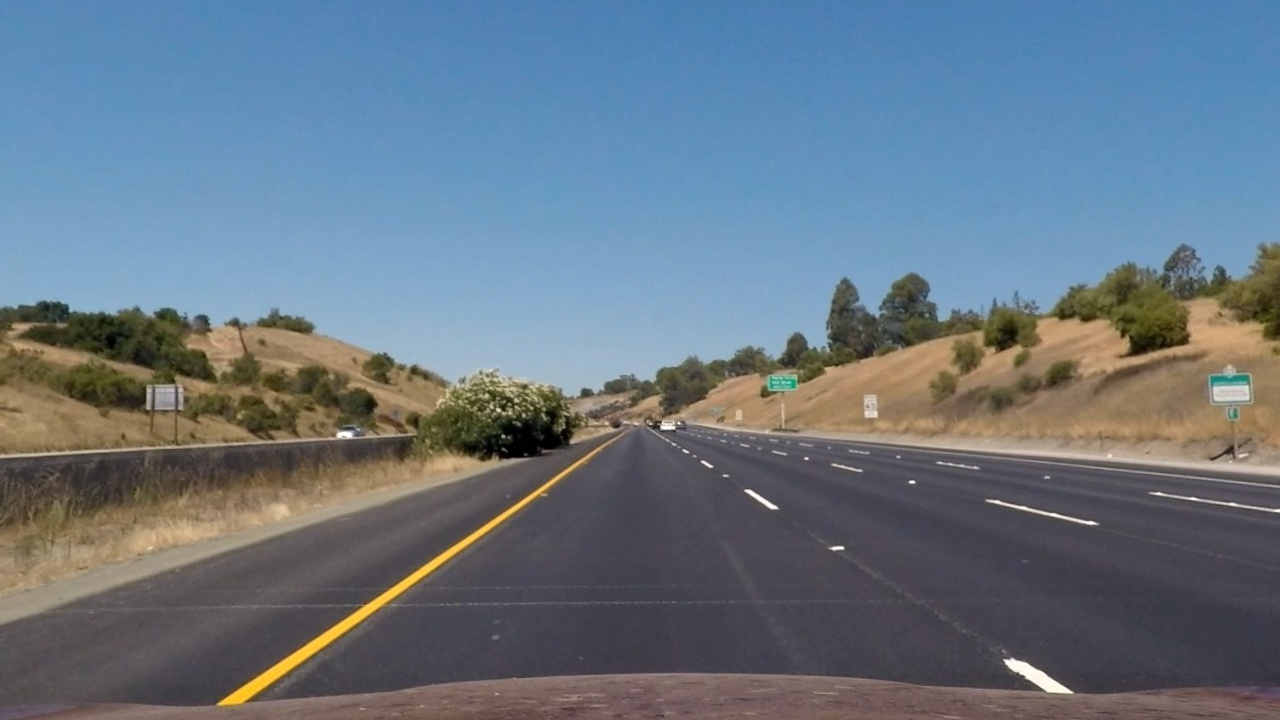
#> input picture output_images/straight_lines1_undist.jpg, 1280 x 720 px
$ python warp.py
#> lines starting #> are read from the running program, lines starting #| are printed output that depends on the picture
#!/usr/bin/env python3
# -*- coding: utf-8 -*-
"""
Created on Sat Feb 18 19:16:59 2017

@author: alpha
"""

import cv2
import numpy as np
import matplotlib.pyplot as plt

class WarpPerspective(object):

    def __init__(self, src=None, dst=None, img_size=(1280, 720)):
        self.img_size = img_size
        if src is None or dst is None:
            self.src = np.float32(
                [[(img_size[0] / 2) - 68, img_size[1] / 2 + 90],
                 [0, img_size[1]],
                 [img_size[0], img_size[1]],
                 [(img_size[0] / 2) + 62, img_size[1] / 2 + 90]])
            self.dst = np.float32(
                [[img_size[0] / 8, 0],
                 [img_size[0] / 8, img_size[1]],
                 [img_size[0] * 7/8, img_size[1]],
                 [img_size[0] * 7/8, 0]])
        else:
            self.src = np.float32(src)
            self.dst = np.float32(dst)
        # Calculate transform matrix and inverse matrix
        self.M = cv2.getPerspectiveTransform(self.src, self.dst)
        self.M_inv = cv2.getPerspectiveTransform(self.dst, self.src)

    def warp(self, img):
        '''Warp an image from perspective view to bird view.'''
        assert (img.shape[1], img.shape[0]) == self.img_size, 'Invalid image shape.'
        return cv2.warpPerspective(img, self.M, self.img_size)

    def warp_inv(self, img):
        '''Warp inversely an image from bird view to perspective view.'''
        assert (img.shape[1], img.shape[0]) == self.img_size, 'Invalid image shape.'
        return cv2.warpPerspective(img, self.M_inv, self.img_size)


if __name__ == '__main__':
    img = plt.imread('../output_images/straight_lines1_undist.jpg')
#> img is the input picture: shape (720, 1280, 3); mean R, G, B 103.6, 118.3, 131.6
    wp = WarpPerspective()
    warped = wp.warp(img)
#> in warp, `return cv2.warpPerspective(img, self.M, self.img_size)`:
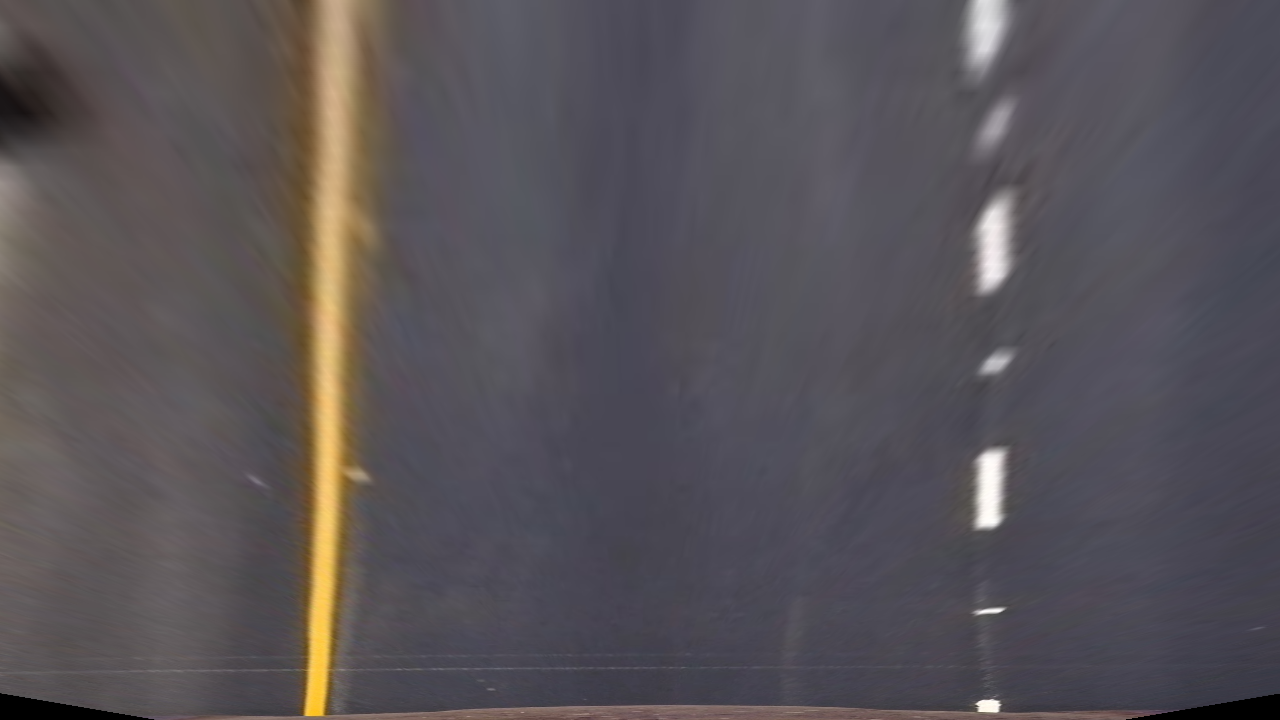
#> returned value: shape (720, 1280, 3); mean of channels 0, 1, 2 88, 83.1, 87.4; drawn as R, G, B
    plt.figure(figsize=(12, 4), dpi=100)
    plt.subplot(1, 2, 1)
    plt.imshow(img)
    plt.title('Undistorted Image')
    plt.subplot(1, 2, 2)
    plt.imshow(warped)
    plt.title('Warped Image')
    plt.savefig('../warp_example.jpg')
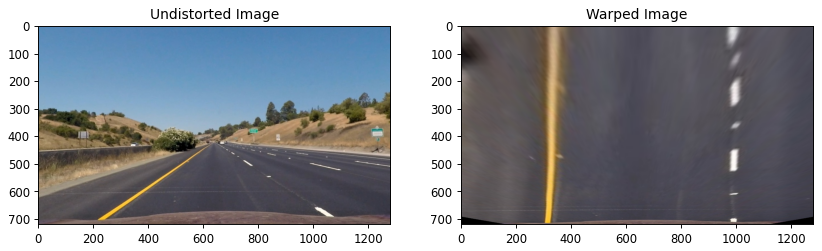
#> figure drawn by matplotlib, 2 panels

$ run again, with output_images/straight_lines2_undist.jpg copied over output_images/straight_lines1_undist.jpg
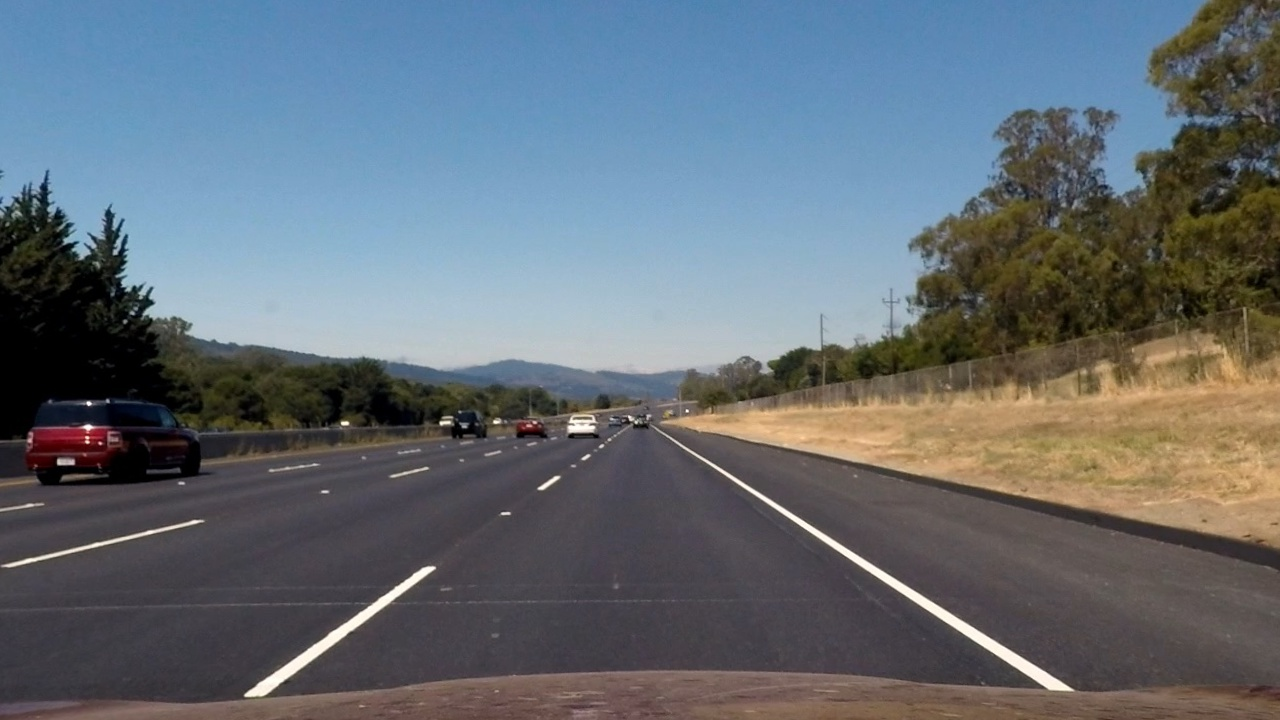
#> input picture output_images/straight_lines2_undist.jpg, 1280 x 720 px
#> img is the input picture: shape (720, 1280, 3); mean R, G, B 100.4, 109.1, 116.7
#> in warp, `return cv2.warpPerspective(img, self.M, self.img_size)`:
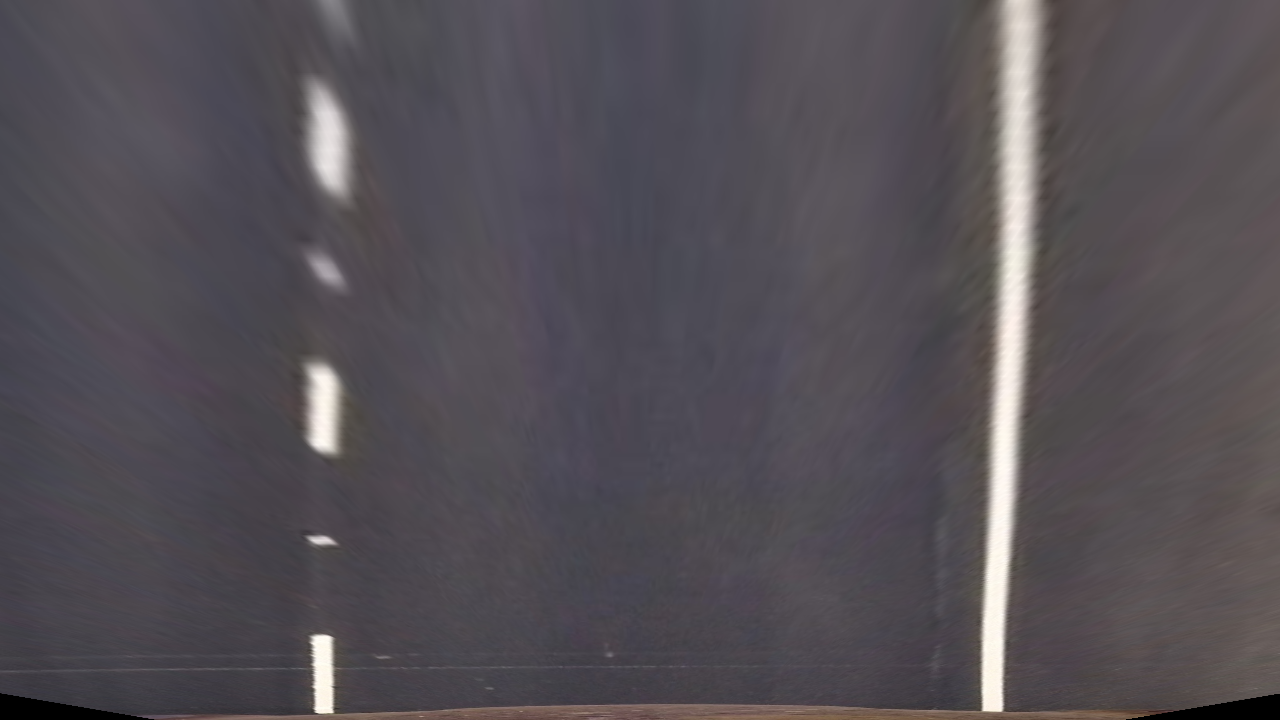
#> returned value: shape (720, 1280, 3); mean of channels 0, 1, 2 84.4, 79.6, 85.5; drawn as R, G, B
#> `plt.savefig('../warp_example.jpg')`:
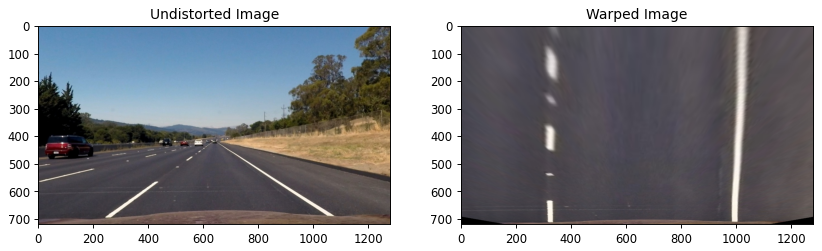
#> figure drawn by matplotlib, 2 panels

$ run again, with output_images/test1_undist.jpg copied over output_images/straight_lines1_undist.jpg
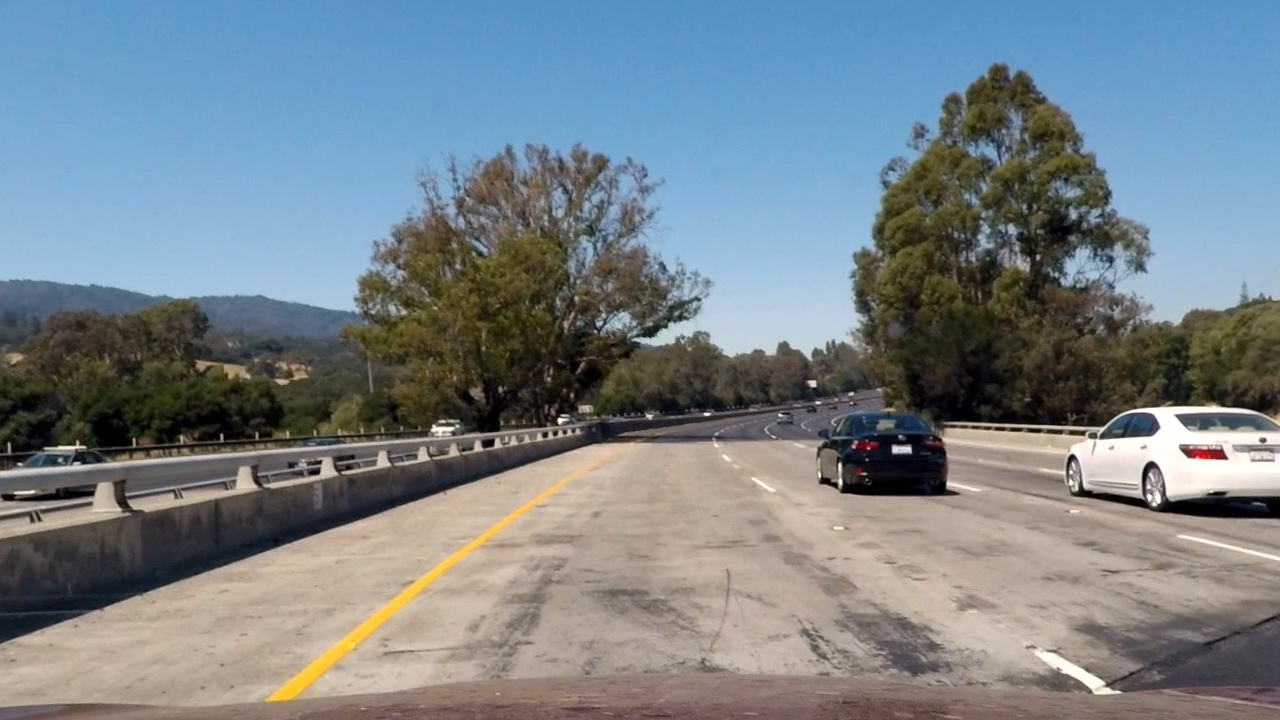
#> input picture output_images/test1_undist.jpg, 1280 x 720 px
#> img is the input picture: shape (720, 1280, 3); mean R, G, B 119.3, 130, 136.1
#> in warp, `return cv2.warpPerspective(img, self.M, self.img_size)`:
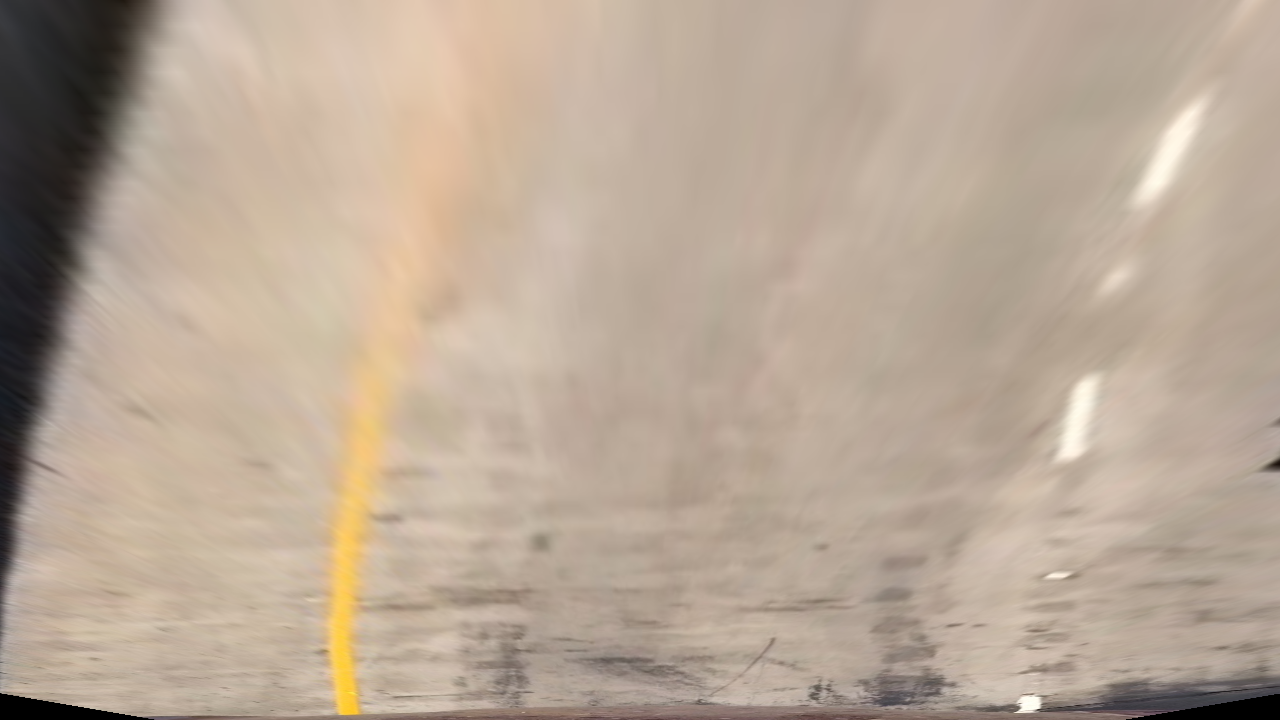
#> returned value: shape (720, 1280, 3); mean of channels 0, 1, 2 184, 166.8, 149.9; drawn as R, G, B
#> `plt.savefig('../warp_example.jpg')`:
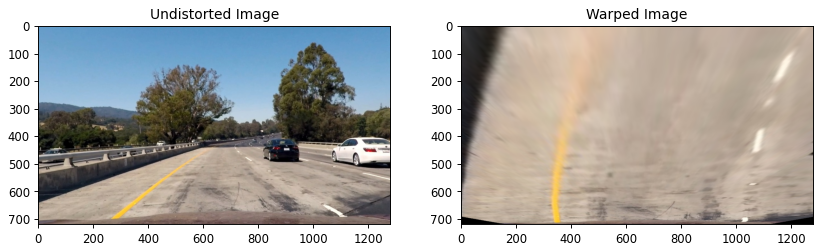
#> figure drawn by matplotlib, 2 panels

$ run again, with output_images/test2_undist.jpg copied over output_images/straight_lines1_undist.jpg
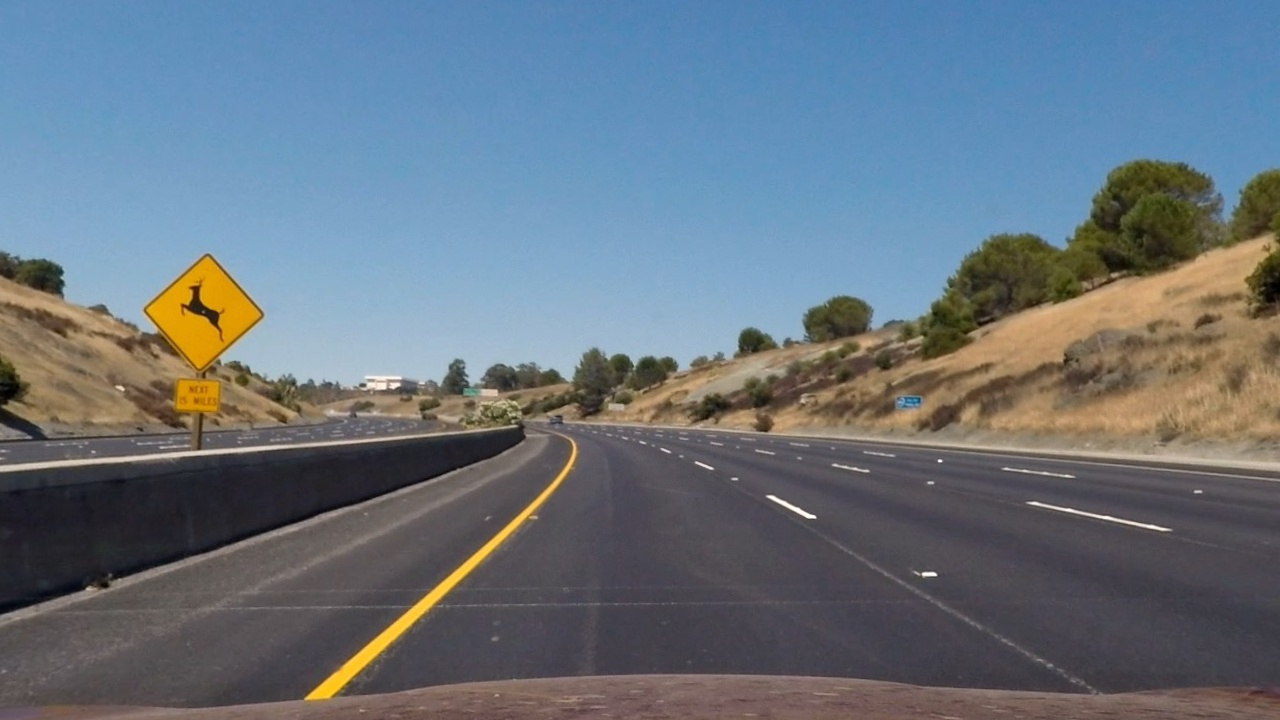
#> input picture output_images/test2_undist.jpg, 1280 x 720 px
#> img is the input picture: shape (720, 1280, 3); mean R, G, B 103.9, 115.8, 126.3
#> in warp, `return cv2.warpPerspective(img, self.M, self.img_size)`:
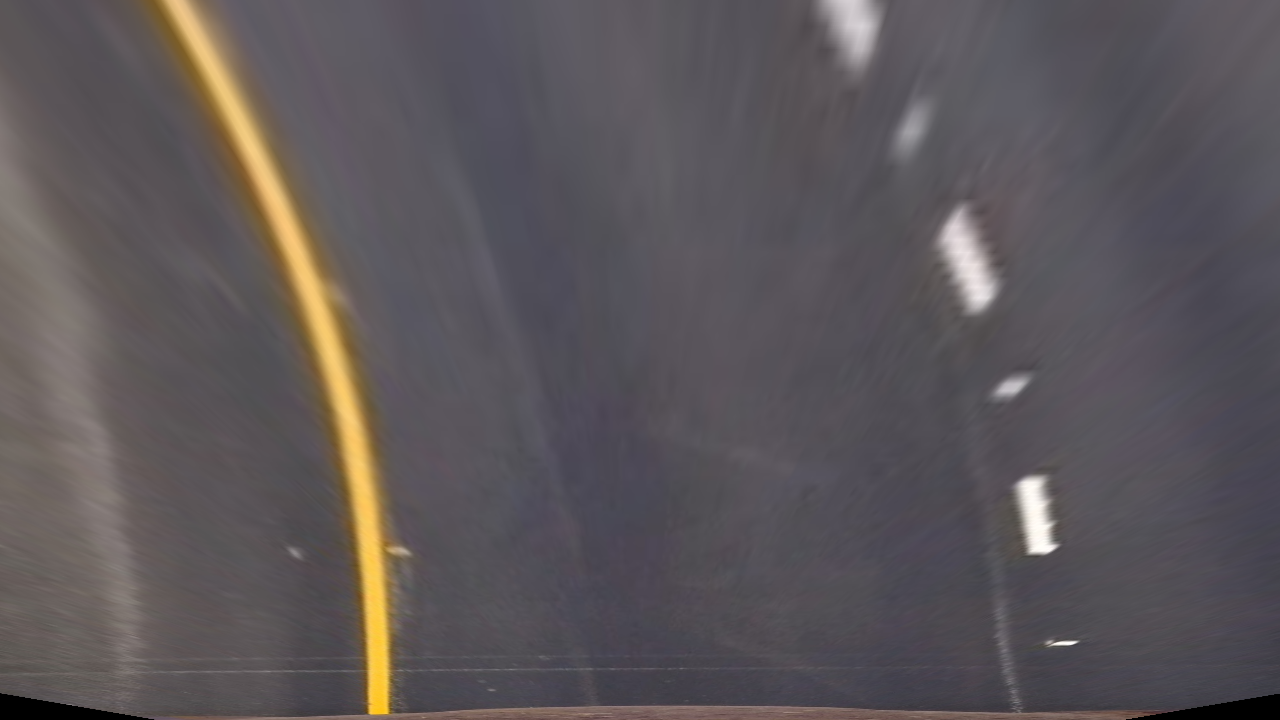
#> returned value: shape (720, 1280, 3); mean of channels 0, 1, 2 92.3, 86.7, 89.4; drawn as R, G, B
#> `plt.savefig('../warp_example.jpg')`:
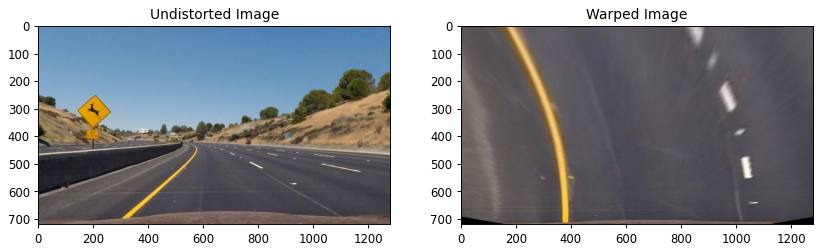
#> figure drawn by matplotlib, 2 panels
